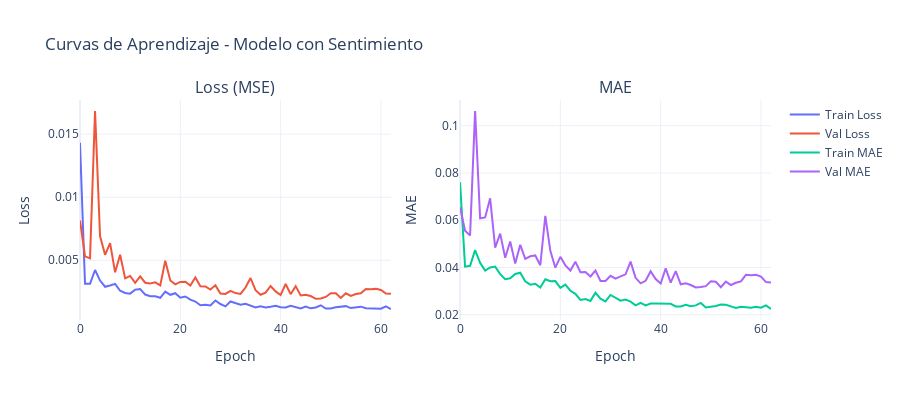

Write notebook code for a chart like this one.
### Code cell
# Visualizar curvas de aprendizaje
fig = make_subplots(
    rows=1, cols=2,
    subplot_titles=('Loss (MSE)', 'MAE')
)

# Loss
fig.add_trace(
    go.Scatter(y=history_sentiment.history['loss'], mode='lines', name='Train Loss'),
    row=1, col=1
)
fig.add_trace(
    go.Scatter(y=history_sentiment.history['val_loss'], mode='lines', name='Val Loss'),
    row=1, col=1
)

# MAE
fig.add_trace(
    go.Scatter(y=history_sentiment.history['mae'], mode='lines', name='Train MAE'),
    row=1, col=2
)
fig.add_trace(
    go.Scatter(y=history_sentiment.history['val_mae'], mode='lines', name='Val MAE'),
    row=1, col=2
)

fig.update_xaxes(title_text="Epoch", row=1, col=1)
fig.update_xaxes(title_text="Epoch", row=1, col=2)
fig.update_yaxes(title_text="Loss", row=1, col=1)
fig.update_yaxes(title_text="MAE", row=1, col=2)

fig.update_layout(
    title_text="Curvas de Aprendizaje - Modelo con Sentimiento",
    template='plotly_white',
    height=400
)

fig.show()

print(f"\n📊 Resultados finales:")
print(f"   Train Loss: {history_sentiment.history['loss'][-1]:.6f}")
print(f"   Val Loss: {history_sentiment.history['val_loss'][-1]:.6f}")
print(f"   Train MAE: {history_sentiment.history['mae'][-1]:.6f}")
print(f"   Val MAE: {history_sentiment.history['val_mae'][-1]:.6f}")

### Figure 1 — Plotly figure (JSON) as saved in the notebook; plotly's stock layout.template omitted (floating-point values rounded to 4 significant figures)
{"data": [{"mode": "lines", "name": "Train Loss", "type": "scatter", "xaxis": "x", "y": [0.01431, 0.003142, 0.003139, 0.004228, 0.003391, 0.0029, 0.003003, 0.003133, 0.002581, 0.002409, 0.002352, 0.00266, 0.002711, 0.002281, 0.002142, 0.002148, 0.002024, 0.002516, 0.002262, 0.002388, 0.002032, 0.002129, 0.001877, 0.001729, 0.001436, 0.001466, 0.001422, 0.001811, 0.001531, 0.001344, 0.00173, 0.001584, 0.001472, 0.001543, 0.001383, 0.001261, 0.001347, 0.001263, 0.001313, 0.001393, 0.001273, 0.001256, 0.001383, 0.001257, 0.001185, 0.001325, 0.001188, 0.001261, 0.001432, 0.00117, 0.001173, 0.001267, 0.001316, 0.001363, 0.001208, 0.001238, 0.001322, 0.00119, 0.001175, 0.001195, 0.001164, 0.001347, 0.001136], "yaxis": "y"}, {"mode": "lines", "name": "Val Loss", "type": "scatter", "xaxis": "x", "y": [0.008156, 0.005313, 0.005152, 0.01684, 0.006899, 0.00543, 0.006358, 0.004042, 0.005435, 0.003567, 0.003757, 0.003213, 0.003721, 0.003221, 0.003168, 0.003247, 0.003009, 0.004962, 0.003397, 0.003087, 0.003283, 0.003297, 0.002993, 0.003633, 0.002938, 0.002922, 0.002673, 0.00301, 0.002359, 0.002331, 0.002578, 0.002397, 0.002328, 0.002841, 0.00359, 0.002633, 0.002263, 0.002433, 0.002961, 0.00253, 0.002243, 0.00312, 0.002311, 0.00295, 0.002208, 0.002271, 0.002167, 0.001948, 0.001969, 0.002091, 0.00239, 0.002377, 0.002015, 0.002381, 0.002177, 0.002322, 0.00239, 0.002727, 0.002711, 0.002731, 0.002639, 0.002359, 0.002345], "yaxis": "y"}, {"mode": "lines", "name": "Train MAE", "type": "scatter", "xaxis": "x2", "y": [0.07603, 0.04033, 0.0407, 0.04733, 0.04195, 0.03867, 0.03999, 0.04035, 0.03716, 0.03505, 0.03538, 0.03721, 0.03779, 0.0341, 0.0327, 0.03309, 0.0315, 0.03496, 0.03415, 0.03423, 0.03133, 0.03272, 0.03013, 0.02884, 0.02624, 0.02664, 0.02583, 0.02926, 0.02675, 0.0256, 0.02833, 0.02724, 0.02592, 0.0264, 0.02554, 0.02396, 0.02504, 0.02392, 0.02473, 0.02474, 0.02471, 0.0244, 0.02459, 0.0235, 0.02347, 0.02417, 0.02359, 0.02394, 0.02498, 0.02305, 0.02329, 0.02366, 0.02427, 0.02416, 0.0235, 0.02284, 0.02338, 0.02322, 0.0229, 0.02337, 0.02293, 0.02394, 0.0224], "yaxis": "y2"}, {"mode": "lines", "name": "Val MAE", "type": "scatter", "xaxis": "x2", "y": [0.0655, 0.05552, 0.05354, 0.1062, 0.0608, 0.06116, 0.06927, 0.04838, 0.05433, 0.04412, 0.05095, 0.04168, 0.04956, 0.0436, 0.04473, 0.04507, 0.04094, 0.06187, 0.047, 0.0399, 0.04448, 0.04088, 0.03871, 0.04245, 0.03799, 0.03805, 0.03616, 0.03867, 0.03424, 0.03426, 0.03645, 0.03529, 0.03624, 0.03708, 0.04244, 0.0356, 0.03325, 0.03434, 0.03837, 0.0351, 0.03316, 0.03959, 0.03356, 0.03844, 0.03286, 0.03327, 0.03257, 0.0315, 0.03169, 0.03206, 0.03415, 0.03391, 0.03159, 0.03397, 0.03256, 0.03352, 0.03408, 0.03688, 0.03673, 0.03689, 0.03611, 0.03379, 0.03366], "yaxis": "y2"}], "layout": {"annotations": [{"font": {"size": 16}, "showarrow": false, "text": "Loss (MSE)", "x": 0.225, "xanchor": "center", "xref": "paper", "y": 1, "yanchor": "bottom", "yref": "paper"}, {"font": {"size": 16}, "showarrow": false, "text": "MAE", "x": 0.775, "xanchor": "center", "xref": "paper", "y": 1, "yanchor": "bottom", "yref": "paper"}], "height": 400, "title": {"text": "Curvas de Aprendizaje - Modelo con Sentimiento"}, "xaxis": {"anchor": "y", "domain": [0, 0.45], "title": {"text": "Epoch"}}, "xaxis2": {"anchor": "y2", "domain": [0.55, 1], "title": {"text": "Epoch"}}, "yaxis": {"anchor": "x", "domain": [0, 1], "title": {"text": "Loss"}}, "yaxis2": {"anchor": "x2", "domain": [0, 1], "title": {"text": "MAE"}}}}
